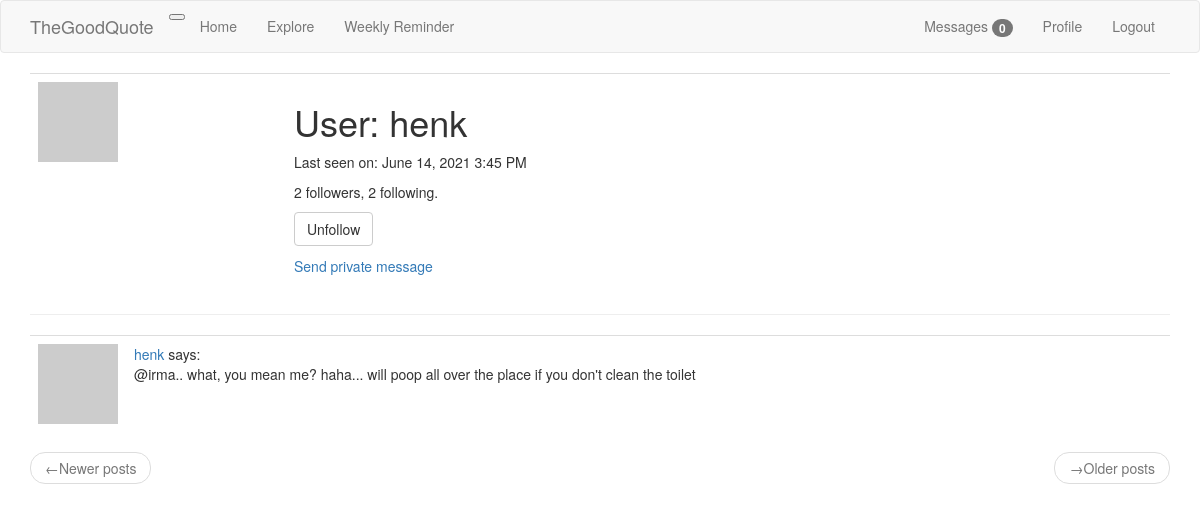
The app's page /user/henk (signed in), older data.
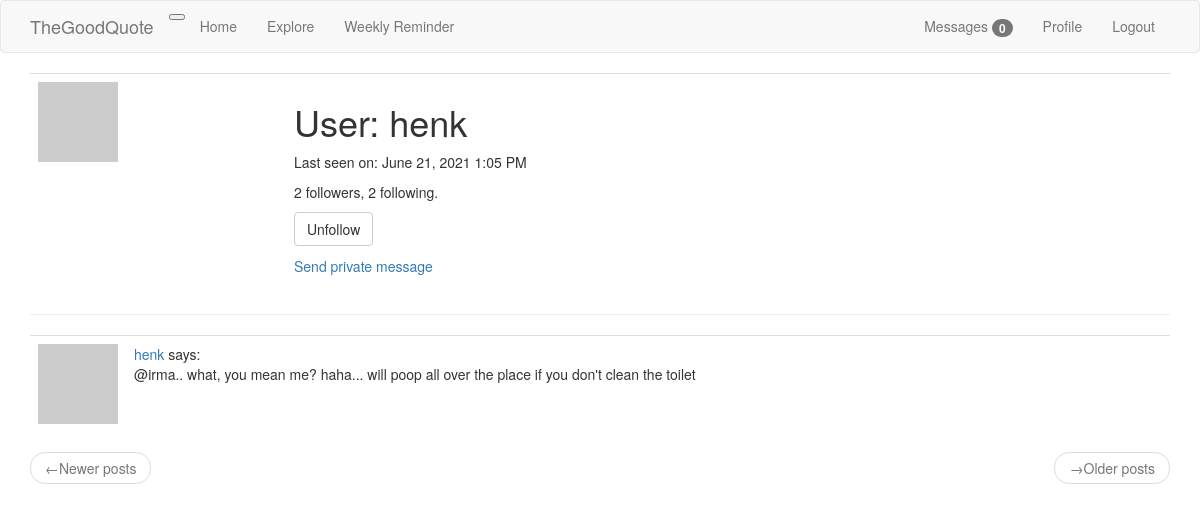
The same page, newer data.
### app/models.py (models this page shows, shortened)
class User(UserMixin, db.Model):
    id = db.Column(db.Integer, primary_key=True)
    username = db.Column(db.String(60), index=True, unique=True)
    email = db.Column(db.String(120), index=True, unique=True)
    password_hash = db.Column(db.String(128))
    posts = db.relationship('Post', backref='author', lazy='dynamic')
    todos = db.relationship('Todo', backref='author', lazy='dynamic')
    about_me = db.Column(db.String(140))
    last_seen = db.Column(db.DateTime, default=datetime.utcnow)
    followed = db.relationship(
        'User', secondary=followers,
        primaryjoin=(followers.c.follower_id == id),
        secondaryjoin=(followers.c.followed_id == id),
        backref=db.backref('followers', lazy='dynamic'), lazy='dynamic')
    messages_sent = db.relationship('Message',
                                    foreign_keys='Message.sender_id',
                                    backref='author', lazy='dynamic')
    messages_received = db.relationship('Message',
                                        foreign_keys='Message.recipient_id',
                                        backref='recipient', lazy='dynamic')
    last_message_read_time = db.Column(db.DateTime)
    notifications = db.relationship('Notification', backref='user', lazy='dynamic')
    def avatar(self, size):
        digest = md5(self.email.lower().encode('utf-8')).hexdigest()
        return 'https://www.gravatar.com/avatar?{}?d=identicon&s={}'.format(
            digest, size)
    def is_following(self, user):
        return self.followed.filter(
            followers.c.followed_id == user.id).count() > 0
    def new_messages(self):
        last_read_time = self.last_message_read_time or datetime(1900, 1, 1)
        return Message.query.filter_by(recipient=self).filter(
            Message.timestamp > last_read_time).count()

class Post(db.Model):
    id = db.Column(db.Integer, primary_key=True)
    body = db.Column(db.String(140))
    timestamp = db.Column(db.DateTime, index=True, default=datetime.utcnow)
    user_id = db.Column(db.Integer, db.ForeignKey('user.id'))

### app/routes.py (the view)
@app.route('/user/<username>')
@login_required
def user(username):
    user = User.query.filter_by(username=username).first_or_404()
    page = request.args.get('page', 1, type=int)
    posts = user.posts.order_by(Post.timestamp.desc()).paginate(
        page, app.config['POSTS_PER_PAGE'], False)
    next_url = url_for('user', username=user.username, page=posts.next_num) \
        if posts.has_next else None
    prev_url = url_for('user', username=user.username, page=posts.prev_num) \
        if posts.has_prev else None
    form = EmptyForm()
    return render_template('user.html', user=user, posts=posts.items,
                           next_url=next_url, prev_url=prev_url, form=form)

### app/forms.py
class EmptyForm(FlaskForm):
    submit = SubmitField('Submit')

### app/models.py (called while the page is built)
@login.user_loader
def load_user(id):
    return User.query.get(int(id))

### app/routes.py (called while the page is built)
@app.before_request
def before_request():
    if current_user.is_authenticated:
        current_user.last_seen = datetime.utcnow()
        db.session.commit()

### app/templates/user.html (shortened to what this page needs)
{% extends 'base.html' %}
{% block app_content %}
    <table class="table table-hover">
        <tr>
            <td width="256px"><img src="{{ user.avatar(256) }}"></td>
            <td>
                <h1>User: {{ user.username }}</h1>
                {% if user.last_seen %}
                <p>Last seen on: {{ moment(user.last_seen).format('LLL') }}</p>
                {% endif %}
                <p>{{ user.followers.count() }} followers, {{ user.followed.count() }} following.</p>
                {% if user == current_user %}
                <p><a href="{{ url_for('edit_profile') }}">Edit your profile</a></p>
                {% else %}
                <p>
                    <form action="{{ url_for('unfollow', username=user.username) }}" method="post">
                        {{ form.submit(value='Unfollow', class_='btn btn-default') }}
                    </form>
                </p>
                {% endif %}
                {% if user != current_user %}
                <p>
                    <a href="{{ url_for('send_message', recipient=user.username) }}">Send private message</a>
                </p>
                {% endif %}
            </td>
        </tr>
    </table>
    <hr>
    {% for post in posts %}
        {% include '_post.html' %}
    {% endfor %}
    <nav aria-label="...">
        <ul class="pager">
            <li class="previous{%if not prev_url %} disabled{% endif %}">
                <a href="{{ prev_url or '#' }}">
                    <span aria-hidden="true">&larr;</span>Newer posts
                </a>
            </li>
            <li class="next{%if not next_url %} disabled{% endif %}">
                <a href="{{ next_url or '#' }}">
                    <span aria-hidden="true">&rarr;</span>Older posts
                </a>
            </li>
        </ul>
    </nav>
{% endblock %}

### app/templates/base.html (shortened to what this page needs)
{% extends 'bootstrap/base.html' %}
{% block navbar %}
    <nav class="navbar navbar-default">
        <div class="container">
            <div class="navbar-header">
                <button type="button"class="navbar-toogle collapsed" data-toggle="collapse" data-target="#bs-example-navbar-collapse-1" aria-expanded="false">
                </button>
                <a class="navbar-brand" href="{{ url_for('index') }}">TheGoodQuote</a>
            </div>
            <div class="collapse navbar-collapse" id="bs-example-navbar-collapse-1">
                <ul class="nav navbar-nav">
                    <li><a href="{{ url_for('index') }}">Home</a></li>
                    <li><a href="{{ url_for('explore') }}">Explore</a></li>
                    <li><a href="{{ url_for('todo') }}">Weekly Reminder</a></li>
                </ul>
                <ul class="nav navbar-nav navbar-right">
                    {% if current_user.is_anonymous %}
                    <li><a href="{{ url_for('login') }}">Login</a></li>
                    {% else %}
                    <li>
                        <a href="{{ url_for('messages') }}">Messages
                            {% set new_messages = current_user.new_messages() %}
                            <span id="message_count" class="badge"
                             style="visibility: visible;">
                                {{ new_messages }}
                            </span>
                        </a>
                    </li>
                    <li><a href="{{ url_for('user', username=current_user.username) }}">Profile</a></li>
                    <li><a href="{{ url_for('logout') }}">Logout</a></li>
                    {% endif %}
                </ul>
            </div>
        </div>
    </nav>
{% endblock %}
{% block content %}
    <div class="container">
        {% block app_content %}{% endblock %}
    </div>
{% endblock %}

### app/templates/_post.html
<table class="table table-hover">
    <tr>
        <td width="70px">
            <a href="{{ url_for('user', username=post.author.username )}}">
                <img src="{{ post.author.avatar(70) }}" />
            </a>
        </td>
        <td>
            <a href="{{ url_for('user', username=post.author.username )}}">
                {{ post.author.username }}
            </a>
            says:
            <br>
            <span id="post{{ post.id }}">{{ post.body }}</span>
        </td>
    </tr>
</table>

Row changes from the older to the newer data that the page shows:
changed User "henk": last_seen "June 14, 2021 3:45 PM" → "June 21, 2021 1:05 PM"
